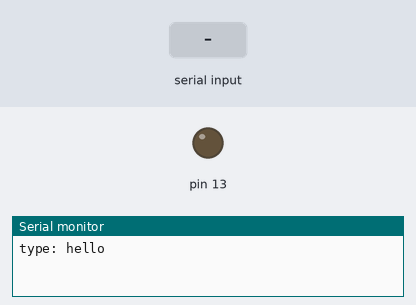
This sketch was run on a simulated Arduino Uno, built with avr-gcc and run on an emulated ATmega328P. Parts: output pins drawn as LEDs (lit = HIGH), the last lines printed to the serial monitor. The inputs (shaded band) are chosen by the test bench.

Above: at 1.2 s.
1.3 s: "on\n" received over Serial
At 2.4 s:
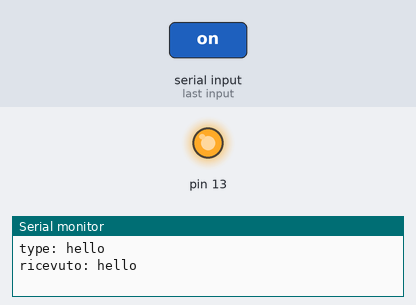
2.8 s: "off\n" received over Serial
At 3.6 s:
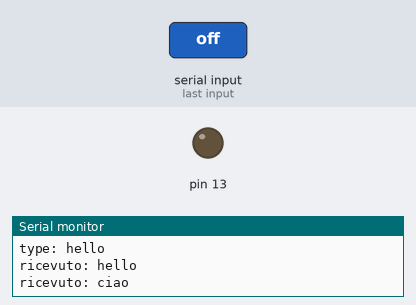
Timing chart, 0 to 5.8 s (numbered marks = the images above; inputs shaded):
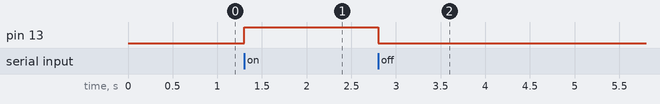

Measured:
- after the input at 1.3 s, pin 13: LOW → HIGH at once
- after the input at 2.8 s, pin 13: HIGH → LOW at once

The sketch:

229_comandi_seriali.ino
```cpp
void setup() {
  Serial.begin(9600);
  Serial.println("type: hello");
  pinMode(13, OUTPUT);
}

String line = "";

void loop() {
  if (Serial.available()) {
    char ch = Serial.read();
    if ((ch == '\n') || (ch == '\r')) {
      process(line);
      line = "";
    } else {
      line += ch;
    }
  }
}
 void process (String line) {
  if (line.equals("on")) {
    Serial.println("ricevuto: hello");
    digitalWrite(13, HIGH);
  } else if (line.equals("off")) {
    Serial.println("ricevuto: ciao");
    digitalWrite(13, LOW);
  }
}
```
